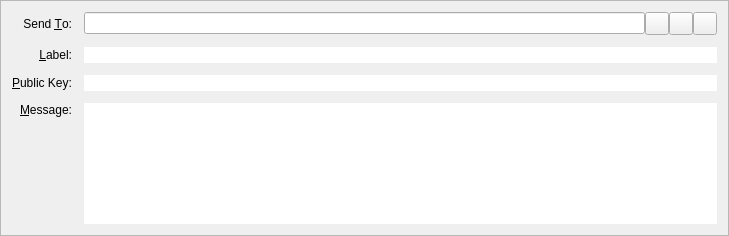
<?xml version="1.0" encoding="UTF-8"?>
<ui version="4.0">
 <class>SendMessagesEntry</class>
 <widget class="QFrame" name="SendMessagesEntry">
  <property name="geometry">
   <rect>
    <x>0</x>
    <y>0</y>
    <width>729</width>
    <height>236</height>
   </rect>
  </property>
  <property name="windowTitle">
   <string>Form</string>
  </property>
  <property name="styleSheet">
   <string notr="true"/>
  </property>
  <property name="frameShape">
   <enum>QFrame::StyledPanel</enum>
  </property>
  <property name="frameShadow">
   <enum>QFrame::Sunken</enum>
  </property>
  <layout class="QGridLayout" name="gridLayout">
   <property name="spacing">
    <number>12</number>
   </property>
   <item row="3" column="2">
    <layout class="QHBoxLayout" name="sendToLayout">
     <property name="spacing">
      <number>0</number>
     </property>
     <item>
      <widget class="QValidatedLineEdit" name="sendTo">
       <property name="toolTip">
        <string>The address to send the payment to  (e.g. MspK8BN4j)</string>
       </property>
       <property name="styleSheet">
        <string notr="true"/>
       </property>
       <property name="maxLength">
        <number>34</number>
       </property>
      </widget>
     </item>
     <item>
      <widget class="QToolButton" name="addressBookButton">
       <property name="toolTip">
        <string>Choose address from address book</string>
       </property>
       <property name="styleSheet">
        <string notr="true"/>
       </property>
       <property name="text">
        <string/>
       </property>
       <property name="icon">
        <iconset resource="../bitcoin.qrc">
         <normaloff>:/icons/address-book</normaloff>:/icons/address-book</iconset>
       </property>
       <property name="shortcut">
        <string>Alt+A</string>
       </property>
      </widget>
     </item>
     <item>
      <widget class="QToolButton" name="pasteButton">
       <property name="toolTip">
        <string>Paste address from clipboard</string>
       </property>
       <property name="styleSheet">
        <string notr="true"/>
       </property>
       <property name="text">
        <string/>
       </property>
       <property name="icon">
        <iconset resource="../bitcoin.qrc">
         <normaloff>:/icons/editpaste</normaloff>:/icons/editpaste</iconset>
       </property>
       <property name="shortcut">
        <string>Alt+P</string>
       </property>
      </widget>
     </item>
     <item>
      <widget class="QToolButton" name="deleteButton">
       <property name="toolTip">
        <string>Remove this recipient</string>
       </property>
       <property name="styleSheet">
        <string notr="true"/>
       </property>
       <property name="text">
        <string/>
       </property>
       <property name="icon">
        <iconset resource="../bitcoin.qrc">
         <normaloff>:/icons/remove</normaloff>:/icons/remove</iconset>
       </property>
      </widget>
     </item>
    </layout>
   </item>
   <item row="6" column="0">
    <widget class="QLabel" name="messageLabel">
     <property name="styleSheet">
      <string notr="true">border: 0px;</string>
     </property>
     <property name="text">
      <string>&amp;Message:</string>
     </property>
     <property name="alignment">
      <set>Qt::AlignRight|Qt::AlignTop|Qt::AlignTrailing</set>
     </property>
     <property name="buddy">
      <cstring>messageText</cstring>
     </property>
    </widget>
   </item>
   <item row="3" column="0">
    <widget class="QLabel" name="label_2">
     <property name="styleSheet">
      <string notr="true">border: 0px;</string>
     </property>
     <property name="text">
      <string>Send &amp;To:</string>
     </property>
     <property name="alignment">
      <set>Qt::AlignRight|Qt::AlignTrailing|Qt::AlignVCenter</set>
     </property>
     <property name="buddy">
      <cstring>sendTo</cstring>
     </property>
    </widget>
   </item>
   <item row="6" column="2">
    <widget class="QValidatedTextEdit" name="messageText">
     <property name="mouseTracking">
      <bool>true</bool>
     </property>
     <property name="focusPolicy">
      <enum>Qt::WheelFocus</enum>
     </property>
     <property name="styleSheet">
      <string notr="true">border: 0px;</string>
     </property>
     <property name="tabChangesFocus">
      <bool>false</bool>
     </property>
    </widget>
   </item>
   <item row="4" column="2">
    <widget class="QValidatedLineEdit" name="addAsLabel">
     <property name="enabled">
      <bool>true</bool>
     </property>
     <property name="toolTip">
      <string>Enter a label for this address to add it to your address book</string>
     </property>
     <property name="styleSheet">
      <string notr="true">border: 0px;</string>
     </property>
    </widget>
   </item>
   <item row="4" column="0">
    <widget class="QLabel" name="label_4">
     <property name="styleSheet">
      <string notr="true">border: 0px;</string>
     </property>
     <property name="text">
      <string>&amp;Label:</string>
     </property>
     <property name="alignment">
      <set>Qt::AlignRight|Qt::AlignTrailing|Qt::AlignVCenter</set>
     </property>
     <property name="buddy">
      <cstring>addAsLabel</cstring>
     </property>
    </widget>
   </item>
   <item row="5" column="0">
    <widget class="QLabel" name="publicKeyLabel">
     <property name="styleSheet">
      <string notr="true">border: 0px;</string>
     </property>
     <property name="text">
      <string>&amp;Public Key:</string>
     </property>
     <property name="buddy">
      <cstring>publicKey</cstring>
     </property>
    </widget>
   </item>
   <item row="5" column="2">
    <widget class="QValidatedLineEdit" name="publicKey">
     <property name="styleSheet">
      <string notr="true">border: 0px;</string>
     </property>
    </widget>
   </item>
  </layout>
 </widget>
 <customwidgets>
  <customwidget>
   <class>QValidatedLineEdit</class>
   <extends>QLineEdit</extends>
   <header>qvalidatedlineedit.h</header>
  </customwidget>
  <customwidget>
   <class>QValidatedTextEdit</class>
   <extends>QPlainTextEdit</extends>
   <header>qvalidatedtextedit.h</header>
  </customwidget>
 </customwidgets>
 <resources>
  <include location="../bitcoin.qrc"/>
 </resources>
 <connections/>
</ui>
